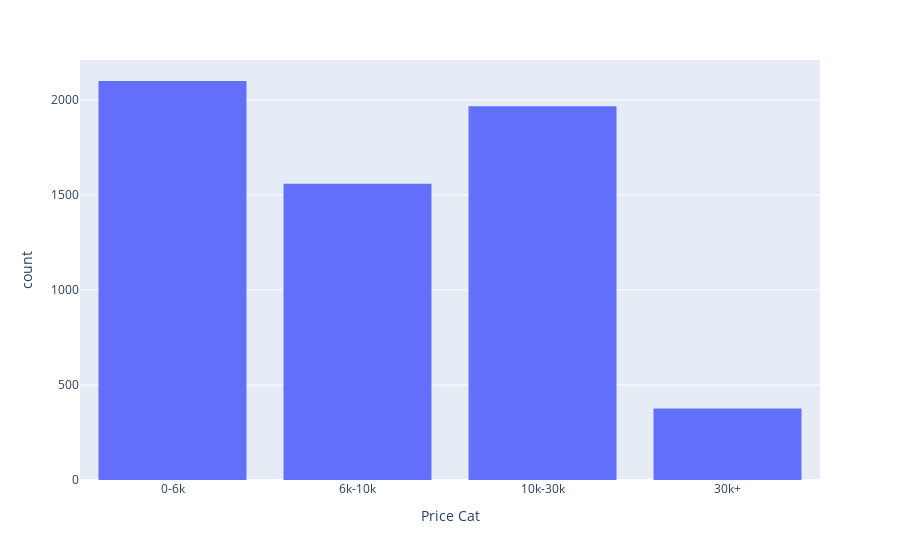

Here is the notebook cell this chart was saved with:
### Code cell
diamonds.plot(kind = 'hist', 
        x = 'Price Cat')

### Figure 1 — Plotly figure (JSON) as saved in the notebook; plotly's stock layout.template omitted (floating-point values rounded to 4 significant figures; data arrays with more than 128 entries replaced by an {"elided": "..."} marker saying what was removed)
{"data": [{"alignmentgroup": "True", "bingroup": "x", "hovertemplate": "Price Cat=%{x}<br>count=%{y}<extra></extra>", "legendgroup": "", "marker": {"color": "#636efa", "pattern": {"shape": ""}}, "name": "", "offsetgroup": "", "orientation": "v", "showlegend": false, "type": "histogram", "x": {"elided": "6000 str values"}, "xaxis": "x", "yaxis": "y"}], "layout": {"autosize": true, "barmode": "relative", "legend": {"tracegroupgap": 0}, "margin": {"t": 60}, "xaxis": {"anchor": "y", "autorange": true, "domain": [0, 1], "range": [-0.5, 3.5], "title": {"text": "Price Cat"}, "type": "category"}, "yaxis": {"anchor": "x", "autorange": true, "domain": [0, 1], "range": [0, 2209.0], "title": {"text": "count"}}}}
